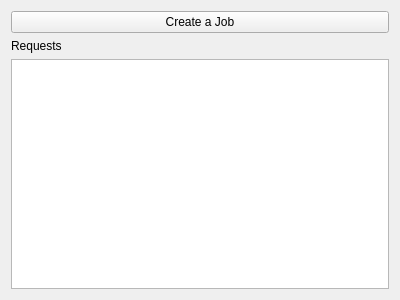
<?xml version="1.0" encoding="UTF-8"?>
<ui version="4.0">
 <class>CompanyJobComponent</class>
 <widget class="QWidget" name="CompanyJobComponent">
  <property name="geometry">
   <rect>
    <x>0</x>
    <y>0</y>
    <width>400</width>
    <height>300</height>
   </rect>
  </property>
  <property name="windowTitle">
   <string>Form</string>
  </property>
  <layout class="QVBoxLayout" name="verticalLayout">
   <item>
    <widget class="QPushButton" name="create_job_btn">
     <property name="text">
      <string>Create a Job</string>
     </property>
    </widget>
   </item>
   <item>
    <widget class="QLabel" name="requests_lbl">
     <property name="text">
      <string>Requests</string>
     </property>
    </widget>
   </item>
   <item>
    <widget class="QListWidget" name="requests_list"/>
   </item>
  </layout>
 </widget>
 <resources/>
 <connections/>
</ui>
